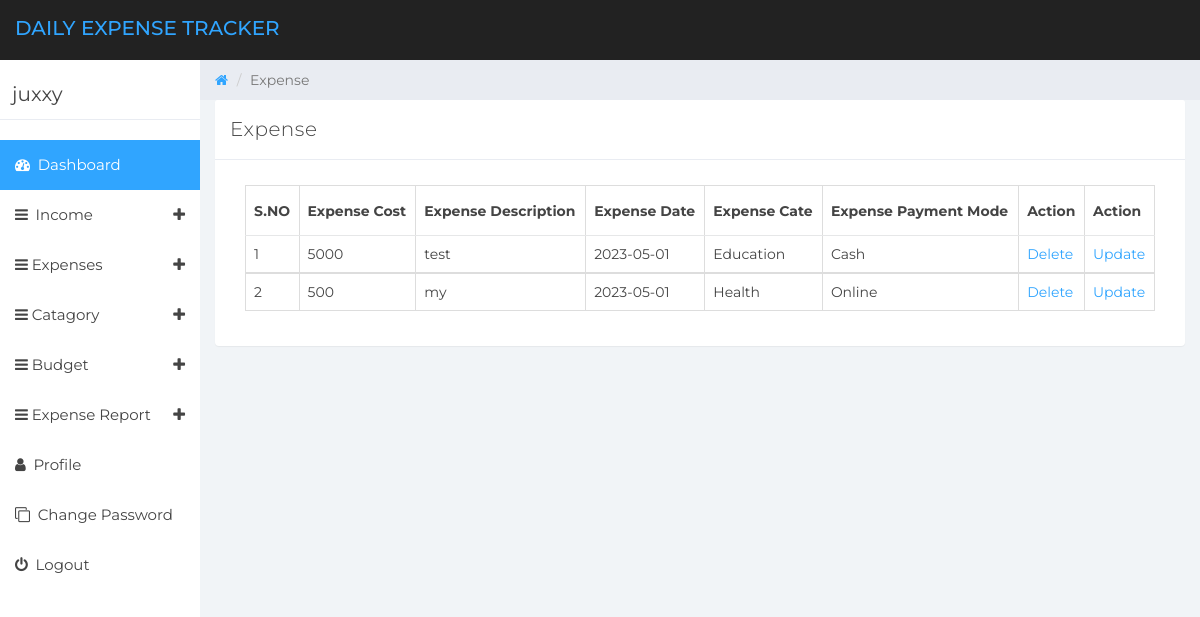
The page /dets/manage-expense.php (signed in) on the database its author committed.
### tables this page shows
CREATE TABLE `user_master` (
  `user_id` int(30) NOT NULL,
  `user_name` varchar(250) NOT NULL,
  `email_id` varchar(250) NOT NULL,
  `mobile_no` varchar(50) NOT NULL,
  `password` varchar(250) NOT NULL
);

CREATE TABLE `expense_master` (
  `expense_id` int(50) NOT NULL,
  `user_id` int(50) NOT NULL,
  `cate_id` int(50) NOT NULL,
  `amount` int(60) NOT NULL,
  `expense_de` varchar(255) NOT NULL,
  `date` date NOT NULL,
  `pay_mode` varchar(150) NOT NULL
);

CREATE TABLE `category_master` (
  `cate_id` int(30) NOT NULL,
  `cate_name` varchar(250) NOT NULL
);

### dets/manage-expense.php (the view, shortened to what this page needs)
  <?php
if (strlen($_SESSION['detsuid']==0)) {
  header('location:logout.php');
  } else{
?>
<!DOCTYPE html>
<html>
<head>
	<link href="css/bootstrap.min.css" rel="stylesheet">
	<link href="css/font-awesome.min.css" rel="stylesheet">
	<link href="css/datepicker3.css" rel="stylesheet">
	<link href="css/styles.css" rel="stylesheet">
</head>
<body>
	<?php include_once('includes/header.php');?>
	<?php include_once('includes/sidebar.php');?>
	<div class="col-sm-9 col-sm-offset-3 col-lg-10 col-lg-offset-2 main">
		<div class="row">
			<ol class="breadcrumb">
				<li><a href="#">
					<em class="fa fa-home"></em>
				</a></li>
				<li class="active">Expense</li>
			</ol>
		</div>
		<div class="row">
			<div class="col-lg-12">
				<div class="panel panel-default">
					<div class="panel-heading">Expense</div>
					<div class="panel-body">
						<div class="col-md-12">
							<div class="table-responsive">
            <table class="table table-bordered mg-b-0">
              <thead>
                <tr>
                  <th>S.NO</th>
				  <th>Expense Cost</th>
                  <th>Expense Description</th>
                  <th>Expense Date</th>
				  <th>Expense Cate</th>
				  <th>Expense Payment Mode</th>
				  <th>Action</th>
				  <th>Action</th>
                </tr>
              </thead>
              <?php
              $userid=$_SESSION['detsuid'];
$ret=mysqli_query($con,"SELECT expense_master.expense_id,expense_master.amount, expense_master.expense_de,expense_master.date, category_master.cate_name,expense_master.pay_mode
FROM expense_master,category_master
WHERE  expense_master.cate_id =category_master.cate_id
AND expense_master.user_id = '$userid';");
$cnt=1;
while ($row=mysqli_fetch_array($ret)) {
?>
              <tbody>
                <tr>
                  <td><?php echo $cnt;?></td>
                  <td><?php  echo $row['amount'];?></td>
                  <td><?php  echo $row['expense_de'];?></td>
                  <td><?php  echo $row['date'];?></td>
				  <td><?php  echo $row['cate_name'];?></td>
				  <td><?php  echo $row['pay_mode'];?></td>
                  <td><a href="manage-expense.php?delid=<?php echo $row['expense_id'];?>">Delete</a>
				  <td><a href="update-expense.php?updateid=<?php echo $row['expense_id'];?>">Update</a>
                </tr>
                <?php
$cnt=$cnt+1;
}?>
              </tbody>
            </table>
          </div>
						</div>
					</div>
				</div>
			</div>
		<?php include_once('includes/footer.php');?>
		</div>
	</div>
</body>
</html>
<?php }  ?>

### dets/includes/sidebar.php (shortened to what this page needs)
<?php
include('includes/dbconnection.php');
?>
<div id="sidebar-collapse" class="col-sm-3 col-lg-2 sidebar">
        <div class="profile-sidebar">
            <div class="profile-usertitle">
                <?php
$uid=$_SESSION['detsuid'];
$ret=mysqli_query($con,"select user_name from user_master where user_id='$uid'");
$row=mysqli_fetch_array($ret);
$name=$row['user_name'];
?>
                <div class="profile-usertitle-name"><?php echo $name; ?></div>
            </div>
        </div>
        <ul class="nav menu">
            <li class="active"><a href="dashboard.php"><em class="fa fa-dashboard">&nbsp;</em> Dashboard</a></li>
            <li class="parent "><a data-toggle="collapse" href="#sub-item-1">
                <em class="fa fa-navicon">&nbsp;</em> Income <span data-toggle="collapse" href="#sub-item-1" class="icon pull-right"><em class="fa fa-plus"></em></span>
                </a>
            </li>
            <li class="parent "><a data-toggle="collapse" href="#sub-item-2">
                <em class="fa fa-navicon">&nbsp;</em>Expenses <span data-toggle="collapse" href="#sub-item-3" class="icon pull-right"><em class="fa fa-plus"></em></span>
                </a>
            <li class="parent "><a data-toggle="collapse" href="#sub-item-3">
                <em class="fa fa-navicon">&nbsp;</em>Catagory <span data-toggle="collapse" href="#sub-item-3" class="icon pull-right"><em class="fa fa-plus"></em></span>
                </a>
            <li class="parent "><a data-toggle="collapse" href="#sub-item-4">
                <em class="fa fa-navicon">&nbsp;</em>Budget <span data-toggle="collapse" href="#sub-item-4" class="icon pull-right"><em class="fa fa-plus"></em></span>
                </a>
            </li>
            <li class="parent "><a data-toggle="collapse" href="#sub-item-7">
                <em class="fa fa-navicon">&nbsp;</em>Expense Report <span data-toggle="collapse" href="#sub-item-7" class="icon pull-right"><em class="fa fa-plus"></em></span>
                </a>
            </li>
            <li><a href="user-profile.php"><em class="fa fa-user">&nbsp;</em> Profile</a></li>
             <li><a href="change-password.php"><em class="fa fa-clone">&nbsp;</em> Change Password</a></li>
<li><a href="logout.php"><em class="fa fa-power-off">&nbsp;</em> Logout</a></li>
        </ul>
    </div>

### dets/css/styles.css (style rules this page uses)
body { background: #f1f4f7; padding-top: 60px; font-size: 14px; color: #444444; font-family: "Montserrat", "Helvetica Neue", Helvetica, Arial, sans-serif; }
a, a:hover, a:focus { color: #30a5ff; }
.panel { border: 0; }
.panel-heading { font-size: 20px; font-weight: 300; letter-spacing: 0.025em; height: 60px; line-height: 38px; }
.panel-default .panel-heading { background: #fff; border-bottom: 1px solid #e9ecf2; color: #444444; }
.sidebar { display: block; padding: 0; display: none; box-shadow: none; background: #fff; }
.sidebar ul { margin: 20px 0px; }
@media (min-width: 768px) { .sidebar { display: block; position: fixed; top: 60px; bottom: 0; left: 0; z-index: 1000; display: block; margin: 0; padding: 0; overflow-x: hidden; overflow-y: auto; } }
.sidebar ul.nav .active a, .sidebar ul.nav li.parent a.active, .sidebar ul.nav .active > a:hover, .sidebar ul.nav li.parent a.active:hover, .sidebar ul.nav .active > a:focus, .sidebar ul.nav li.parent a.active:focus { color: #fff; background-color: #30a5ff; }
.sidebar ul.nav li a { height: 50px; font-size: 15px; line-height: 2em; color: #444444; }
.profile-sidebar { padding: 10px 0; border-bottom: 1px solid #e9ecf2; }
.profile-usertitle { float: left; text-align: left; margin: 10px 0 0 12px; }
.profile-usertitle-name { font-size: 20px; margin-bottom: 0px; }
.breadcrumb { border-radius: 0; padding: 10px 15px 10px 15px; background: #e9ecf2; margin: 0; }
.table { background: #fff; }
.table > thead > tr > th { border-bottom: 1px solid #e6e7e8; vertical-align: middle; height: 50px; }

### rows shown on the page
user_master: user_name "juxxy"
expense_master: amount "5000", expense_de "test", date "2023-05-01", cate.cate_name "Education", pay_mode "Cash"
expense_master: amount "500", expense_de "my", date "2023-05-01", cate.cate_name "Health", pay_mode "Online"
